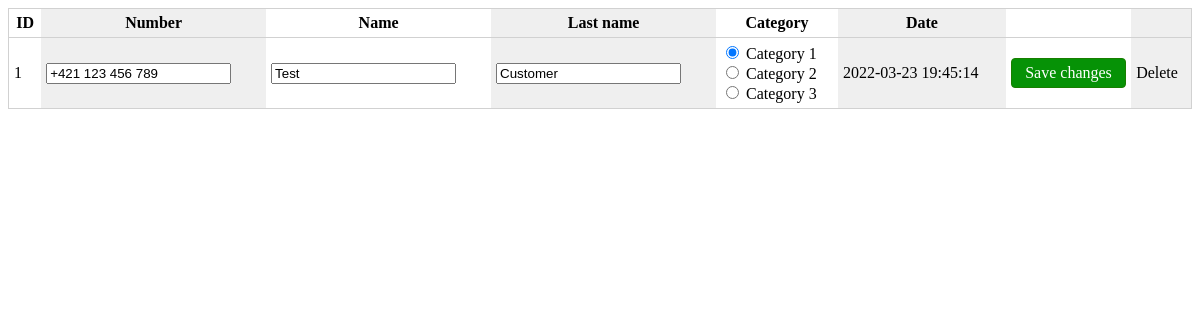
The page / (signed in) on the database its author committed.
### tables this page shows
CREATE TABLE `customers` (
  `customer_id` int(11) NOT NULL,
  `number` varchar(255) NOT NULL,
  `name` varchar(255) NOT NULL,
  `last_name` varchar(255) NOT NULL,
  `category_id` int(11) NOT NULL,
  `date_created` datetime NOT NULL DEFAULT CURRENT_TIMESTAMP
);

CREATE TABLE `categories` (
  `category_id` int(11) NOT NULL,
  `name` varchar(255) NOT NULL
);

### controller/customers.php (called while the page is built, shortened)
<?php
class Customers extends Controller {
	public function index() {
		$data['title'] = 'Edit customers';
		$data['customers'] = $this->model->getCustomers();
		$data['categories'] = $this->model->getCategories();
		$this->view('part/header', $data);
		$this->view('customers', $data);
		$this->view('part/footer', $data);
	}
}

### lib/app.php (called while the page is built, shortened)
<?php
if (is_file('lib/db.php')) {
	require_once 'lib/db.php';
} else {
	die("Error: lib/db.php missing!");
}
if (is_file('lib/controller.php')) {
	require_once 'lib/controller.php';
} else {
	die("Error: lib/controller.php missing!");
}
if (is_file('lib/route.php')) {
	require_once 'lib/route.php';
} else {
	die("Error: lib/route.php missing!");
}
$route = new Route();

### lib/db.php (called while the page is built, shortened)
<?php
Class db {
	private $connection;
	public function __construct() {
		$this->connection = new mysqli(DB_HOST, DB_USER, DB_PASS, DB_NAME);
		$this->connection->set_charset("utf8");
	}
	public function query($sql) {
		$query = $this->connection->query($sql);
		if (!$this->connection->errno) {
			if ($query instanceof \mysqli_result) {
				$data = array();
				while ($row = $query->fetch_assoc()) {
					$data[] = $row;
				}
				$result = new \stdClass();
				$result->num_rows = $query->num_rows;
				$result->row = isset($data[0]) ? $data[0] : array();
				$result->rows = $data;
				return $result;
			} else {
				return true;
			}
		} else {
			throw new \Exception('Error: ' . $this->connection->error  . '<br />Error No: ' . $this->connection->errno . '<br />' . $sql);
		}
	}
}

### model/customers_model.php (called while the page is built, shortened)
<?php
class Customers_model extends Model {
	public function getCustomers() {
		return $this->db->query("SELECT c.customer_id, c.number, c.name, c.last_name, c.date_created, c.category_id, cat.name as category_name FROM customers c LEFT JOIN categories cat ON (c.category_id = cat.category_id) ORDER BY c.customer_id ASC")->rows;
	}
	public function getCategories() {
		return $this->db->query("SELECT * FROM categories")->rows;
	}
}

### view/customers.php (the view, shortened to what this page needs)
<table id="customers-table">
	<thead>
		<th>ID</th>
		<th>Number</th>
		<th>Name</th>
		<th>Last name</th>
		<th>Category</th>
		<th>Date</th>
		<th></th>
		<th></th>
	</thead>
	<tbody>
		<? foreach ($data['customers'] as $customer) { ?>
		<tr>
			<td>
				<?= $customer['customer_id'] ?>
			</td>
			<td><input type="tel" value="<?= $customer['number'] ?>" name="number"></td>
			<td><input type="text" value="<?= $customer['name'] ?>" name="name"></td>
			<td><input type="text" value="<?= $customer['last_name'] ?>" name="last_name"></td>
			<td>
				<? foreach ($data['categories'] as $category) { ?>
				<label>
					<input type="radio" value="<?= $category['category_id'] ?>" name="category_id" <?= $customer['category_id'] == $category['category_id'] ? 'checked="checked"' : '' ?>>
					<?= $category['name'] ?>
				</label>
				<? } ?>
			</td>
			<td>
				<?= $customer['date_created'] ?>
			</td>
			<td>
				<a role="button" class="save">Save changes</a>
			</td>
			<td>
				<a role="button" class="delete">Delete</a>
			</td>
		</tr>
		<? } ?>
	</tbody>
</table>

### index.php
<?php
if (is_file('lib/app.php')) {
	require_once 'lib/app.php';
} else {
	die("Error: lib/app.php missing!");
}

### lib/route.php (shortened to what this page needs)
<?php
Class Route {
	public function __construct() {
		$this->route = 'login';
		if (isset($_SESSION['user_id']) && $_SESSION['user_id']) {
			$this->route = 'customers';
		}
		$this->method = 'index';
		if (is_file('controller/'.$this->route.'.php')) {
			$this->controller = new $this->controller($this->route);
			$this->controller->{$this->method}();
		} else {
			http_response_code(404);
			exit();
		}
	}
}

### lib/controller.php (shortened to what this page needs)
<?php
Class Controller {
	public function view($path, $data = array()) {
		if (is_file('view/'.$path.'.php')) {
			require_once 'view/'.$path.'.php';
		} else {
			die("Error: view/".$path.".php missing!");
		}
	}
}

### view/part/header.php (shortened to what this page needs)
<!DOCTYPE html>
<html lang="en">
<head>
	<link rel="stylesheet" href="view/css/style.css">
</head>
<body>

### view/part/footer.php (shortened to what this page needs)
</body>
</html>

### view/css/style.css (style rules this page uses)
*[role="button"] { cursor: pointer; }
#customers-table { width: 100%; border-collapse: collapse; border: 1px solid #d1d1d1; }
#customers-table thead, #customers-table tr:not(:last-child) { border-bottom: 1px solid #d1d1d1; }
#customers-table th, #customers-table td { padding: 5px; }
#customers-table th:nth-child(2n), #customers-table td:nth-child(2n) { background: #efefef; }
#customers-table label { display: block; }
#customers-table .save { display: block; padding: 5px; text-align: center; -webkit-border-radius: 4px; -moz-border-radius: 4px; border-radius: 4px; border: 1px solid #187f00; background: #069206; color: #fff; }

### rows shown on the page
customers: customer_id "1", number "+421 123 456 789", name "Test", last_name "Customer", category_id "☑ Category 1", category_id "☐ Category 2", category_id "☐ Category 3", date_created "2022-03-23 19:45:14"
categories: name "Category 1"
categories: name "Category 2"
categories: name "Category 3"
